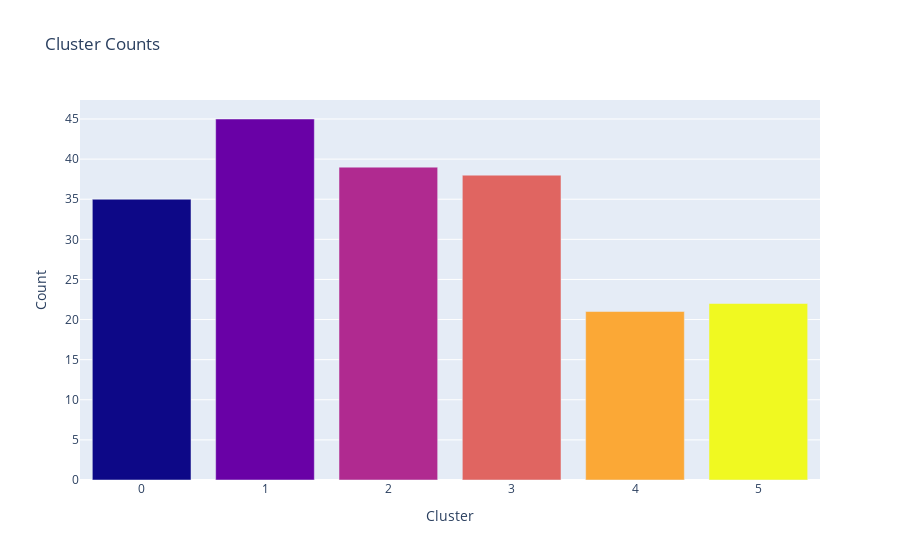

Source (notebook cell):
### Code cell
plt.figure(1 , figsize = (14 ,7))
unique_labels3, counts3 = np.unique(labels3, return_counts=True)

# Display the count of each cluster
for label, count in zip(unique_labels3, counts3):

# Create a bar chart to represent the cluster counts
    bar_chart = go.Figure(
    data=[go.Bar(x=unique_labels3, y=counts3, marker_color=unique_labels3)],
    layout=go.Layout(title='Cluster Counts', xaxis=dict(title='Cluster'), yaxis=dict(title='Count'))
)

bar_chart.show()

### Figure 1 — Plotly figure (JSON) as saved in the notebook; plotly's stock layout.template omitted (floating-point values rounded to 4 significant figures)
{"data": [{"marker": {"color": [0, 1, 2, 3, 4, 5]}, "type": "bar", "x": [0, 1, 2, 3, 4, 5], "y": [35, 45, 39, 38, 21, 22]}], "layout": {"autosize": true, "title": {"text": "Cluster Counts"}, "xaxis": {"autorange": true, "range": [-0.5, 5.5], "title": {"text": "Cluster"}, "type": "linear"}, "yaxis": {"autorange": true, "range": [0, 47.37], "title": {"text": "Count"}, "type": "linear"}}}
